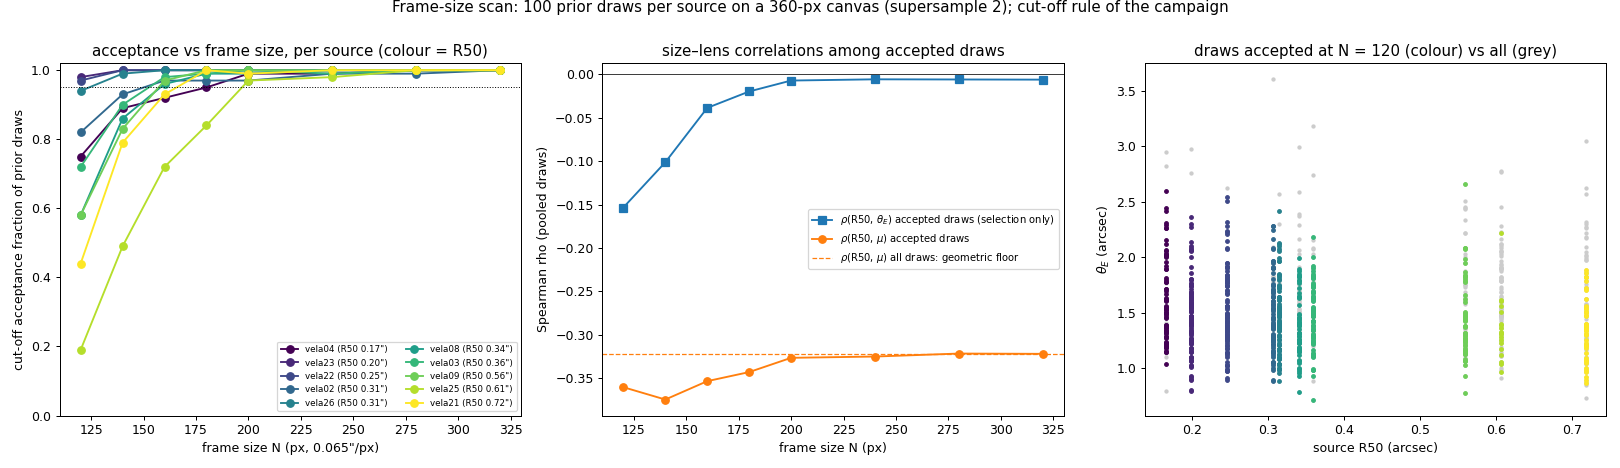

Recreate this plot in Python.
"""How large a cutout removes the cut-off SELECTION part of the size/magnification confound?

For every source of the smoothed v3 set, draw K lens + source-position + brightness
configurations from the campaign prior (independent of the source, as in the
generator), render the lensed source once on a large canvas (3 x 120 px, low
supersample: the cut-off rule is a 10%-flux / 1-sigma-border test), and evaluate the
generator's cut-off rule for every candidate frame size N from that one render:

    accept(N) = flux outside the central N x N <= max_flux_outside
                and max border SB (outer 3 px) <= max_border_sb_sigma * background_rms

Then, per N: acceptance fraction per source (expected redraws = 1/p - 1) and the
Spearman correlation across accepted draws of the source half-light radius with
theta_E (pure selection: the prior does not know the source) and with the
flux-weighted magnification (selection + geometry). The all-draws correlation is
the geometric floor that no frame size can remove.

Usage: frame_size_scan.py DATASET_DIR OUT_DIR [K] [canvas_supersample]
"""
import os, sys, json
import numpy as np
from scipy.stats import spearmanr
import matplotlib; matplotlib.use("Agg")
import matplotlib.pyplot as plt
import jax
from jax import random
from gigalens_research.simtests.experiments import vela_simulated as V
from gigalens_research.simtests.system import load_manifest
from gigalens.simulator import SimulatorConfig
from gigalens.jax.scene_simulator import SceneSimulator
from gigalens_research.simulations.image_based_light import ImageBasedLight

jax.config.update("jax_enable_x64", True)
ds, out = sys.argv[1], sys.argv[2]
K = int(sys.argv[3]) if len(sys.argv) > 3 else 100
SS = int(sys.argv[4]) if len(sys.argv) > 4 else 2
os.makedirs(out, exist_ok=True)
man = load_manifest(ds); ex = man["extra"]
pre = ex["source_preprocessing"]
bkg = ex["noise"]["background_rms"]
cut = ex["cutoff"]; calib = ex["calibration"]
src_root = ex.get("source_root") or "/pscratch/sd/l/linusu/gigalens/vela_sources_pristine"
sf, cam, filt = ex["scale_factor"], ex["cam"], ex["filter"]
spec = ex["truth_prior"]
num_pix, delta_pix = int(ex["num_pix"]), float(ex["delta_pix"])
ids = man["system_ids"]
psf = np.load(os.path.join(ds, "systems", ids[0], "psf.npy"))
NC = 3 * num_pix                       # 360 px = 23.4" canvas
FRAMES = [120, 140, 160, 180, 200, 240, 280, 320]
sb_target = calib["peak_sb"]["sb_mag_arcsec2"]; n_peak = int(calib["peak_sb"]["n_brightest_pix"])
assert sb_target["dist"] == "Normal"
prior = V.build_truth_prior(spec)
rng = np.random.default_rng(0)
key = random.PRNGKey(12345)
print(f"canvas {NC} px at supersample {SS}; K={K} draws per source; cutoff {cut}; peak-SB target {sb_target}", flush=True)


def crop(img, n):
    c = (img.shape[0] - n) // 2
    return img[c:c + n, c:c + n]


res = {}
for si, sid in enumerate(ids):
    sim = sid.split("_")[0].replace("vela", "")
    src_dir = os.path.join(src_root, V._source_dir_name(sim, cam, sf, filt))
    sb_raw0, src_scale, _, src_meta = V._load_pristine_source(src_dir, bool(ex.get("transpose_image", False)))
    sb, _ = V.preprocess_source(sb_raw0, src_scale, crop_radius_arcsec=pre["crop_radius_arcsec"], recenter=pre["recenter"],
                                crop_taper_arcsec=pre.get("crop_taper_arcsec"), smooth_sigma_pix=pre["smooth_sigma_pix"])
    zp_ab = V.ab_zeropoint_from_photfnu(float(src_meta["photfnu_Jy"]))
    unlensed = float(sb.sum()) * src_scale ** 2
    # half-light radius of the (smoothed, recentred) source about its flux centroid
    n = sb.shape[0]; yy, xx = np.mgrid[:n, :n]
    cy, cx = (sb * yy).sum() / sb.sum(), (sb * xx).sum() / sb.sum()
    r = np.hypot(yy - cy, xx - cx).ravel() * src_scale; f = sb.ravel()
    o = np.argsort(r); cf = np.cumsum(f[o]) / f.sum()
    r50 = float(r[o][np.searchsorted(cf, 0.5)]); r90 = float(r[o][np.searchsorted(cf, 0.9)])
    model = V._build_truth_scene_model(spec, ImageBasedLight(sb, src_scale))
    cfg = SimulatorConfig(delta_pix=delta_pix, num_pix=NC, supersample=SS, kernel=psf, likelihood_precision="float64")
    simc = SceneSimulator(model, cfg)
    draws = []
    for k in range(K):
        tkey = random.fold_in(random.fold_in(key, si), k)
        truth = V._sample_to_legacy(prior.sample(seed=tkey))
        img = V._render(simc, model, V._with(V._with(truth, 1, 0, Ie=0.0), 2, 0, amp=1.0))
        target = float(rng.normal(sb_target["loc"], sb_target["scale"]))
        # the generator measures the peak SB on the cutout render: use the central 120 px
        amp = V.calibrate_amp_peak_sb(sb_mag_arcsec2=target, zeropoint_ab=zp_ab,
                                      peak_sb_unit_amp=V.peak_surface_brightness(crop(img, num_pix), n_peak, delta_pix))
        tot = float(img.sum())
        row = {"theta_E": truth[0][0]["theta_E"], "beta": float(np.hypot(truth[2][0]["center_x"], truth[2][0]["center_y"])),
               "target": target, "amp": amp, "mu_canvas": tot / unlensed, "mu_cutout": float(crop(img, num_pix).sum()) / unlensed}
        for N in FRAMES:
            c = crop(img, N)
            row[f"out_{N}"] = 1.0 - float(c.sum()) / tot
            row[f"border_{N}"] = amp * V.border_max(c, int(cut["border_width_pix"])) / bkg
            row[f"ok_{N}"] = bool(row[f"out_{N}"] <= cut["max_flux_outside"] and row[f"border_{N}"] <= cut["max_border_sb_sigma"])
        draws.append(row)
    acc = {N: float(np.mean([d[f"ok_{N}"] for d in draws])) for N in FRAMES}
    res[sid] = {"r50_arcsec": r50, "r90_arcsec": r90, "acceptance": acc, "draws": draws}
    print(f"{sid.split('_')[0]}: R50 {r50:.3f}\" R90 {r90:.3f}\"; acceptance " +
          " ".join(f"{N}:{acc[N]:.2f}" for N in FRAMES), flush=True)

# ---- correlations across accepted draws ------------------------------------------
summary = {"frames": FRAMES, "K": K, "canvas_supersample": SS, "canvas_pix": NC}
R50 = np.array([res[s]["r50_arcsec"] for s in ids])
allrows = [(res[s]["r50_arcsec"], d) for s in ids for d in res[s]["draws"]]
r50_all = np.array([a for a, _ in allrows]); tE_all = np.array([d["theta_E"] for _, d in allrows])
mu_all = np.array([d["mu_canvas"] for _, d in allrows]); muc_all = np.array([d["mu_cutout"] for _, d in allrows])
summary["no_selection"] = {"rho_r50_thetaE": float(spearmanr(r50_all, tE_all)[0]),
                           "rho_r50_mu_canvas": float(spearmanr(r50_all, mu_all)[0]),
                           "rho_r50_mu_cutout": float(spearmanr(r50_all, muc_all)[0]),
                           "rho_r50_median_mu_per_source": float(spearmanr(R50, [np.median([d["mu_canvas"] for d in res[s]["draws"]]) for s in ids])[0])}
per_N = {}
for N in FRAMES:
    ok = np.array([d[f"ok_{N}"] for _, d in allrows])
    accs = np.array([res[s]["acceptance"][N] for s in ids])
    med_mu = [np.median([d["mu_canvas"] for d in res[s]["draws"] if d[f"ok_{N}"]] or [np.nan]) for s in ids]
    med_tE = [np.median([d["theta_E"] for d in res[s]["draws"] if d[f"ok_{N}"]] or [np.nan]) for s in ids]
    per_N[N] = {"min_acceptance": float(accs.min()), "acceptance_per_source": dict(zip(ids, accs.tolist())),
                "expected_redraws_max": float(1 / max(accs.min(), 1e-9) - 1),
                "rho_r50_thetaE_accepted": float(spearmanr(r50_all[ok], tE_all[ok])[0]),
                "rho_r50_mu_accepted": float(spearmanr(r50_all[ok], mu_all[ok])[0]),
                "rho_r50_median_thetaE_per_source": float(spearmanr(R50, med_tE, nan_policy="omit")[0]),
                "rho_r50_median_mu_per_source": float(spearmanr(R50, med_mu, nan_policy="omit")[0]),
                "median_thetaE_accepted_per_source": dict(zip(ids, [float(x) for x in med_tE])),
                "rho_r50_acceptance": float(spearmanr(R50, accs)[0])}
    print(f"N={N:3d} ({N*delta_pix:.1f}\"): min acceptance {accs.min():.2f} (max E[redraws] {per_N[N]['expected_redraws_max']:.1f}); "
          f"rho(R50, theta_E | accepted) {per_N[N]['rho_r50_thetaE_accepted']:+.2f}; rho(R50, mu | accepted) {per_N[N]['rho_r50_mu_accepted']:+.2f}; "
          f"per-source medians: theta_E {per_N[N]['rho_r50_median_thetaE_per_source']:+.2f}, mu {per_N[N]['rho_r50_median_mu_per_source']:+.2f}", flush=True)
print(f"no selection: rho(R50, theta_E) {summary['no_selection']['rho_r50_thetaE']:+.2f}; rho(R50, mu_canvas) {summary['no_selection']['rho_r50_mu_canvas']:+.2f}; "
      f"rho(R50, mu_cutout) {summary['no_selection']['rho_r50_mu_cutout']:+.2f}; per-source median mu {summary['no_selection']['rho_r50_median_mu_per_source']:+.2f}")
summary["per_frame"] = per_N
summary["sources"] = {s: {k: v for k, v in res[s].items() if k != "draws"} for s in ids}
json.dump({"summary": summary, "draws": {s: res[s]["draws"] for s in ids}}, open(os.path.join(out, "frame_size_scan.json"), "w"), indent=1)

# ---- figure ------------------------------------------------------------------------
fig, axes = plt.subplots(1, 3, figsize=(18, 5.2))
order = np.argsort(R50)
cm = plt.get_cmap("viridis")
ax = axes[0]
for j, i in enumerate(order):
    s = ids[i]; ax.plot(FRAMES, [res[s]["acceptance"][N] for N in FRAMES], "o-", color=cm(j / max(len(ids) - 1, 1)),
                        label=f"{s.split('_')[0]} (R50 {R50[i]:.2f}\")")
ax.axhline(0.95, color="k", ls=":", lw=0.8); ax.set_xlabel("frame size N (px, 0.065\"/px)"); ax.set_ylabel("cut-off acceptance fraction of prior draws")
ax.set_title("acceptance vs frame size, per source (colour = R50)"); ax.legend(fontsize=7, ncol=2); ax.set_ylim(0, 1.02)
ax = axes[1]
ax.plot(FRAMES, [per_N[N]["rho_r50_thetaE_accepted"] for N in FRAMES], "s-", label=r"$\rho$(R50, $\theta_E$) accepted draws (selection only)")
ax.plot(FRAMES, [per_N[N]["rho_r50_mu_accepted"] for N in FRAMES], "o-", label=r"$\rho$(R50, $\mu$) accepted draws")
ax.axhline(summary["no_selection"]["rho_r50_mu_canvas"], color="C1", ls="--", lw=1, label=r"$\rho$(R50, $\mu$) all draws: geometric floor")
ax.axhline(0, color="k", lw=0.6); ax.set_xlabel("frame size N (px)"); ax.set_ylabel("Spearman rho (pooled draws)")
ax.set_title("size–lens correlations among accepted draws"); ax.legend(fontsize=8)
ax = axes[2]
for j, i in enumerate(order):
    s = ids[i]; d = res[s]["draws"]
    ax.scatter([R50[i]] * len(d), [x["theta_E"] for x in d], s=6, color="0.8")
    okd = [x for x in d if x["ok_120"]]
    ax.scatter([R50[i]] * len(okd), [x["theta_E"] for x in okd], s=8, color=cm(j / max(len(ids) - 1, 1)))
ax.set_xlabel("source R50 (arcsec)"); ax.set_ylabel(r"$\theta_E$ (arcsec)"); ax.set_title("draws accepted at N = 120 (colour) vs all (grey)")
fig.suptitle(f"Frame-size scan: {K} prior draws per source on a {NC}-px canvas (supersample {SS}); cut-off rule of the campaign", y=1.0)
plt.tight_layout(); plt.savefig(os.path.join(out, "frame_size_scan.png"), dpi=90)
print("wrote", os.path.join(out, "frame_size_scan.png"))
